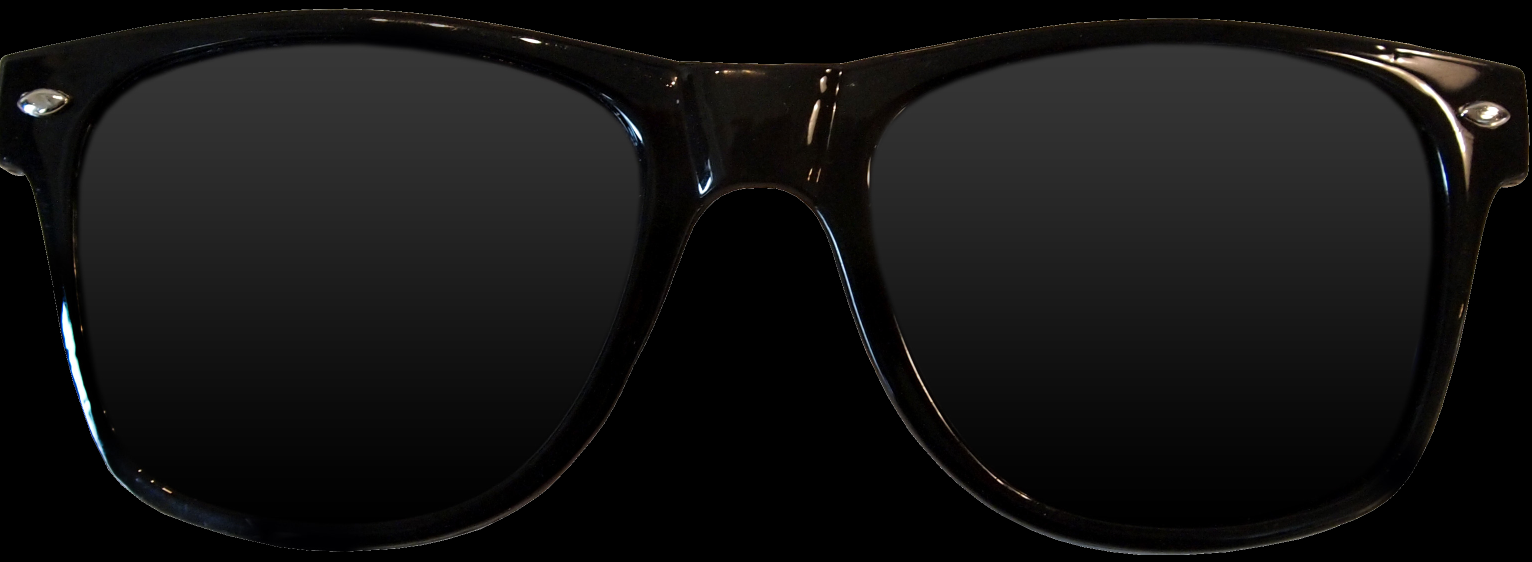
#> input picture images/sunglasses.png, 3064 x 1123 px (shown at 1/2 size)
$ python testing2.py   (older library calls are emulated)
#> lines starting #> are read from the running program, lines starting #| are printed output that depends on the picture
import cv2
import numpy as np
import matplotlib.pyplot as plt

img = cv2.imread("./images/sunglasses.png",cv2.IMREAD_UNCHANGED)
#> img is the input picture: shape (1123, 3064, 4); mean B, G, R, A 18.7, 19.1, 19.5, 184.3
#glass = cv2.resize(img,(64,64))
print(img.shape)
#| (1123, 3064, 4)

#img = cv2.imread("./images/augment_test.jpg")
diagonal = np.int(img.shape[1])
#> diagonal = 3064
row = np.zeros(shape=(diagonal,diagonal,4))

center = np.int(diagonal/2 - img.shape[0]/2)
#> center = 970

row[center:center+img.shape[0],0:img.shape[1]] = img
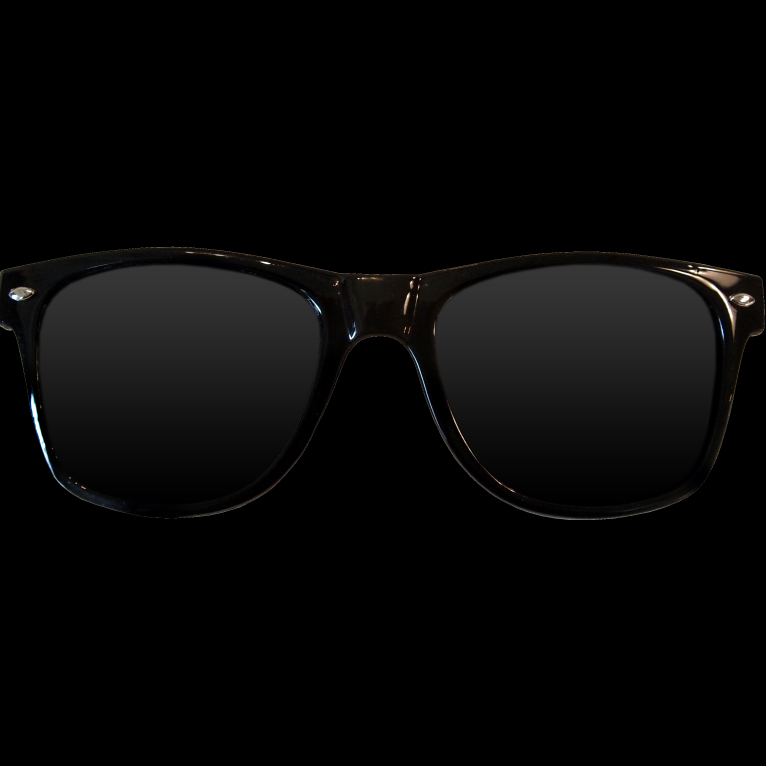
#> row: shape (3064, 3064, 4) float64 (shown at 1/4 size); mean B, G, R, A 6.9, 7, 7.1, 67.5
#print(img)

rows,cols = img.shape[0],img.shape[1]
#> rows = 1123; cols = 3064

M = cv2.getRotationMatrix2D((cols,0),20,1)
dst = cv2.warpAffine(img,M,(3263,3263))
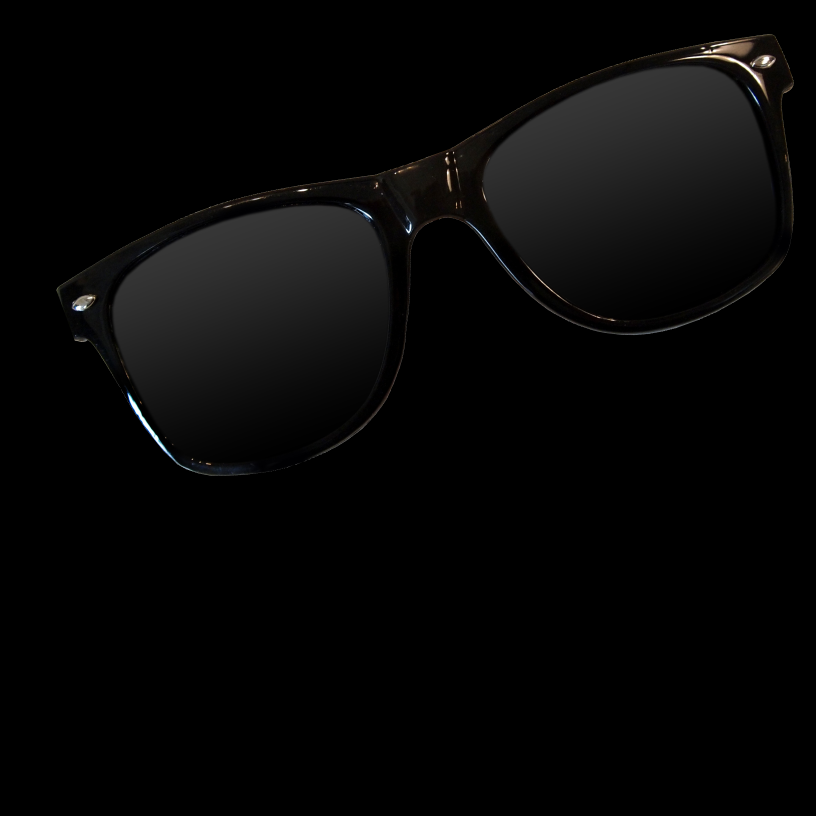
#> dst: shape (3263, 3263, 4) (shown at 1/4 size); mean B, G, R, A 6.1, 6.2, 6.3, 59.6

non_zero = np.argwhere(dst[:,:,3]>0)
#> non_zero = 2495988 pairs, first value 136 to 1902, second value 226 to 3175

print(non_zero.shape)
#| (2495988, 2)
ymax = np.max(non_zero[:,0])
#> ymax = 1902
xmax = np.max(non_zero[:,1])
#> xmax = 3175
ymin = np.min(non_zero[:,0])
#> ymin = 136
xmin = np.min(non_zero[:,1])
#> xmin = 226

dst = dst[ymin:ymax,xmin:xmax]
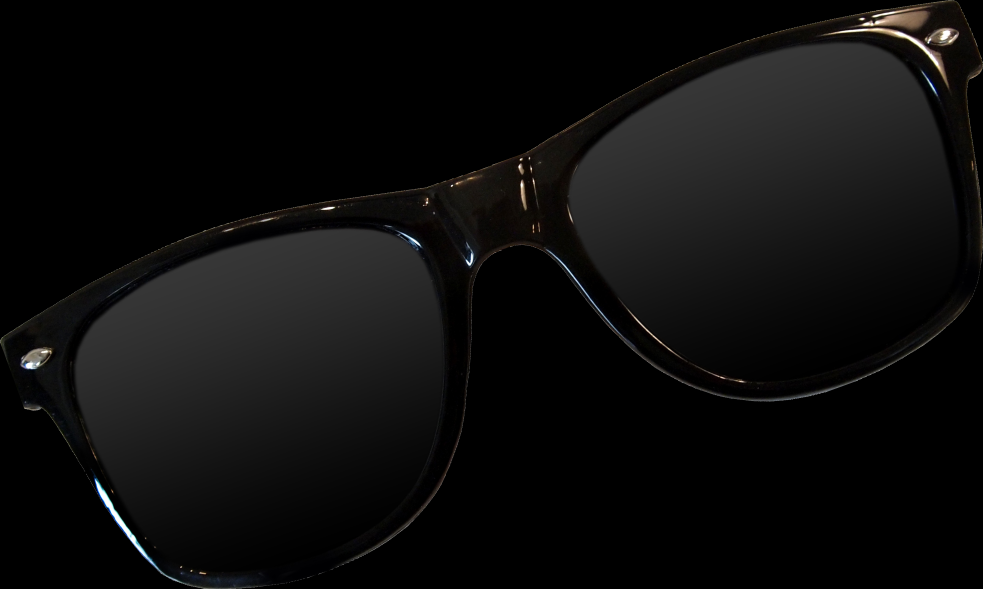
#> dst: shape (1766, 2949, 4) (shown at 1/3 size); mean B, G, R, A 12.4, 12.6, 12.9, 121.7

print(np.arctan(1)*180/np.pi)


a = np.random.randint(1,10,10).reshape(5,2)

print(a)

print(a[1],a[1][1])

#plt.imshow(dst)

$ run again, with images/straw_hat.png copied over images/sunglasses.png
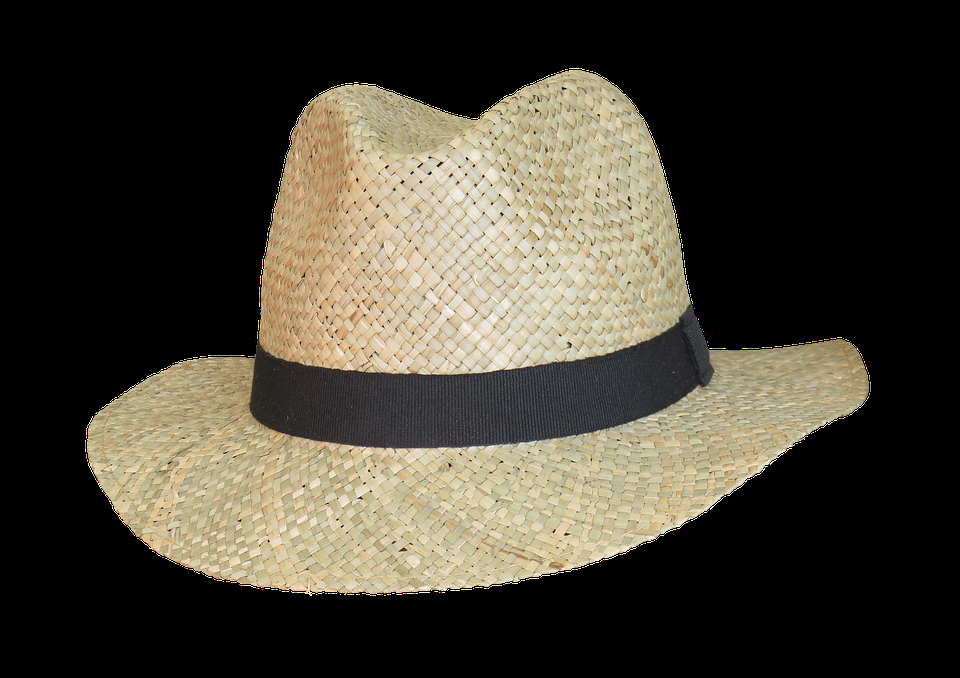
#> input picture images/straw_hat.png, 960 x 678 px
#> img is the input picture: shape (678, 960, 4); mean B, G, R, A 52.6, 64.2, 69, 96.9
#| (678, 960, 4)
#> `dst = cv2.warpAffine(img,M,(3263,3263))`:
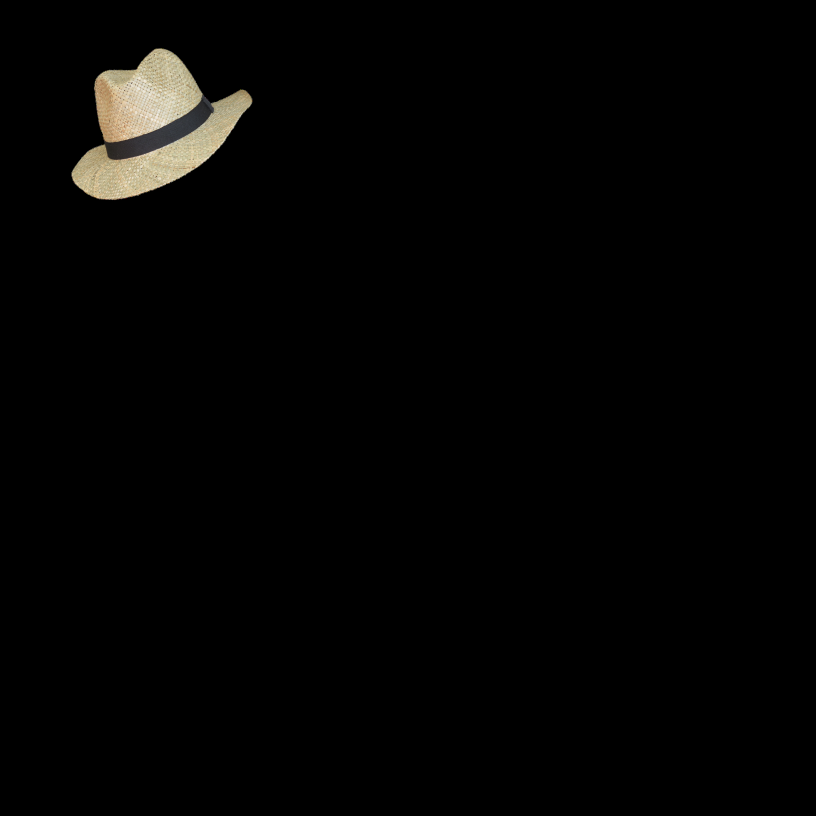
#> dst: shape (3263, 3263, 4) (shown at 1/4 size); mean B, G, R, A 3.2, 3.9, 4.2, 5.9
#> non_zero = 252982 pairs, first value 193 to 800, second value 285 to 1010
#| (252982, 2)
#> ymax = 800
#> xmax = 1010
#> ymin = 193
#> xmin = 285
#> `dst = dst[ymin:ymax,xmin:xmax]`:
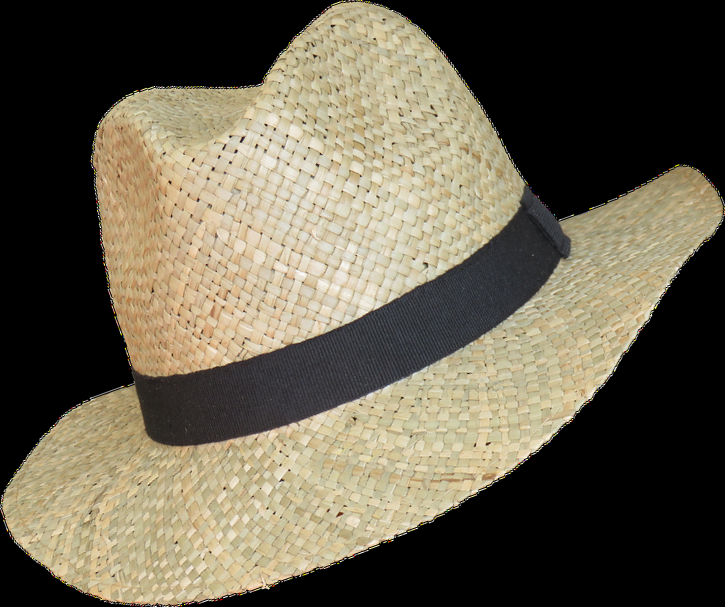
#> dst: shape (607, 725, 4); mean B, G, R, A 77.9, 95, 102.1, 143.4
